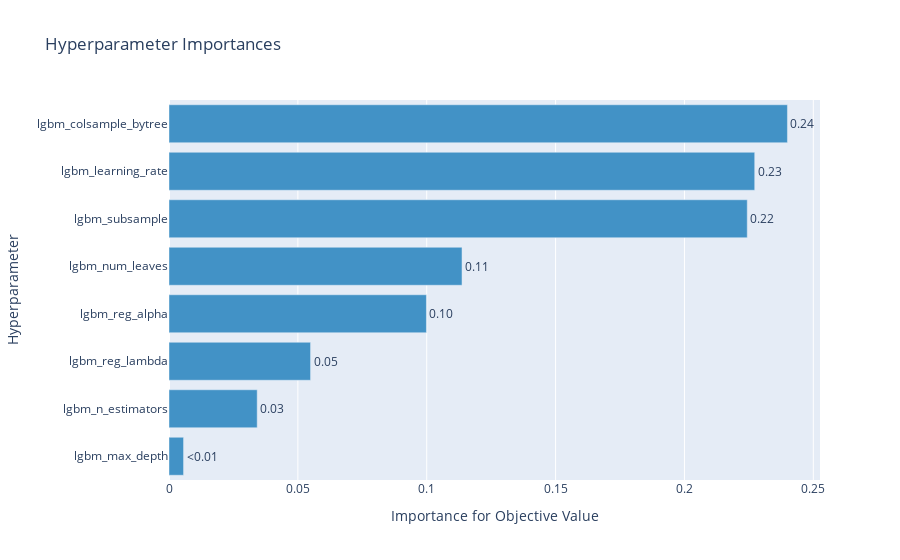

Source (notebook cell):
### Markdown cell above
Best parameters: {'subsample': 0.4583793258901043, 'reg_alpha': 6.898808410934859, 'num_leaves': 27, 'learning_rate': 0.16883582860379132, 'colsample_bytree': 0.48557488149384453}
Best ROC AUC score: 0.8974238313058602

### Code cell
# Evaluates the importance of hyperparameters. 
# It shows which hyperparameters had the most influence on the objective values so we can use it for RandomizedSearch
optuna.visualization.plot_param_importances(study)

### Figure 1 — Plotly figure (JSON) as saved in the notebook; plotly's stock layout.template omitted (floating-point values rounded to 4 significant figures)
{"data": [{"cliponaxis": false, "hovertemplate": ["lgbm_max_depth (IntDistribution): 0.005647911126499148<extra></extra>", "lgbm_n_estimators (IntDistribution): 0.034223259278544305<extra></extra>", "lgbm_reg_lambda (FloatDistribution): 0.05492903447899814<extra></extra>", "lgbm_reg_alpha (FloatDistribution): 0.09988821671914822<extra></extra>", "lgbm_num_leaves (IntDistribution): 0.11369928503849956<extra></extra>", "lgbm_subsample (FloatDistribution): 0.2243735973923153<extra></extra>", "lgbm_learning_rate (FloatDistribution): 0.22727029168333743<extra></extra>", "lgbm_colsample_bytree (FloatDistribution): 0.23996840428265803<extra></extra>"], "marker": {"color": "rgb(66,146,198)"}, "orientation": "h", "text": ["<0.01", "0.03", "0.05", "0.10", "0.11", "0.22", "0.23", "0.24"], "textposition": "outside", "type": "bar", "x": [0.005648, 0.03422, 0.05493, 0.09989, 0.1137, 0.2244, 0.2273, 0.24], "y": ["lgbm_max_depth", "lgbm_n_estimators", "lgbm_reg_lambda", "lgbm_reg_alpha", "lgbm_num_leaves", "lgbm_subsample", "lgbm_learning_rate", "lgbm_colsample_bytree"]}], "layout": {"showlegend": false, "title": {"text": "Hyperparameter Importances"}, "xaxis": {"title": {"text": "Importance for Objective Value"}}, "yaxis": {"title": {"text": "Hyperparameter"}}}}
